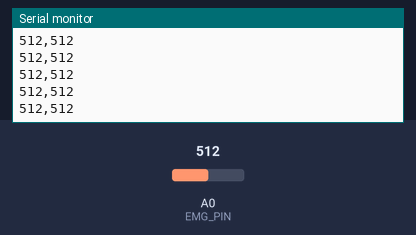
Simulated run of this sketch. Board: Arduino Uno, built with avr-gcc and run on an emulated ATmega328P. Shown: the last lines printed to the serial monitor. The test bench sets the inputs (shaded band); at power-on: A0 (EMG_PIN) = 512.

Above: at 1.2 s.
1.3 s: A0 (EMG_PIN) set to 716
At 2.2 s:
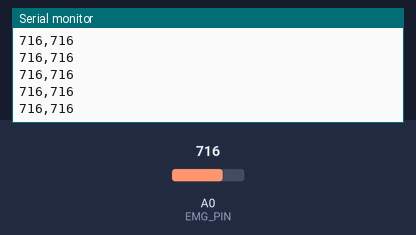
2.8 s: A0 (EMG_PIN) set to 900
At 3.6 s:
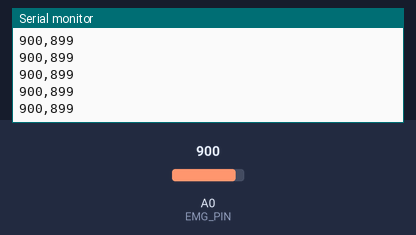
Timing chart, 0 to 5.8 s (numbered marks = the images above; inputs shaded):
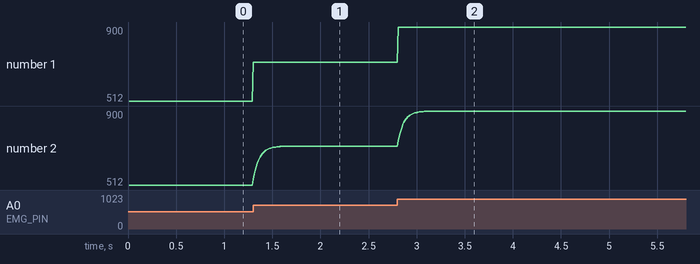

The sketch:

EMG.ino
```cpp
const int EMG_PIN = A0;

float filteredEMG = 0;
bool firstReading = true;

unsigned long lastSample = 0;
const unsigned long SAMPLE_INTERVAL = 10000;

void setup() {
  Serial.begin(115200);
}

void loop() {
  unsigned long now = micros();

  if (now - lastSample >= SAMPLE_INTERVAL) {
    lastSample = now;

    int raw = analogRead(EMG_PIN);

    if (firstReading) {
      filteredEMG = raw;
      firstReading = false;
    }

    filteredEMG = 0.15 * raw + 0.85 * filteredEMG;

    Serial.print(raw);
    Serial.print(",");
    Serial.println((int)filteredEMG);
  }
}
```

Measured:
- after the input at 1.3 s, the serial monitor: prints a new line at once (image 1)
- after the input at 2.8 s, the serial monitor: prints a new line at once (image 2)
- plotted number 1: 512 → 716 after the input at 1.3 s, 716 → 900 after the input at 2.8 s
- plotted number 2: 512 → 716 after the input at 1.3 s, 716 → 900 after the input at 2.8 s
